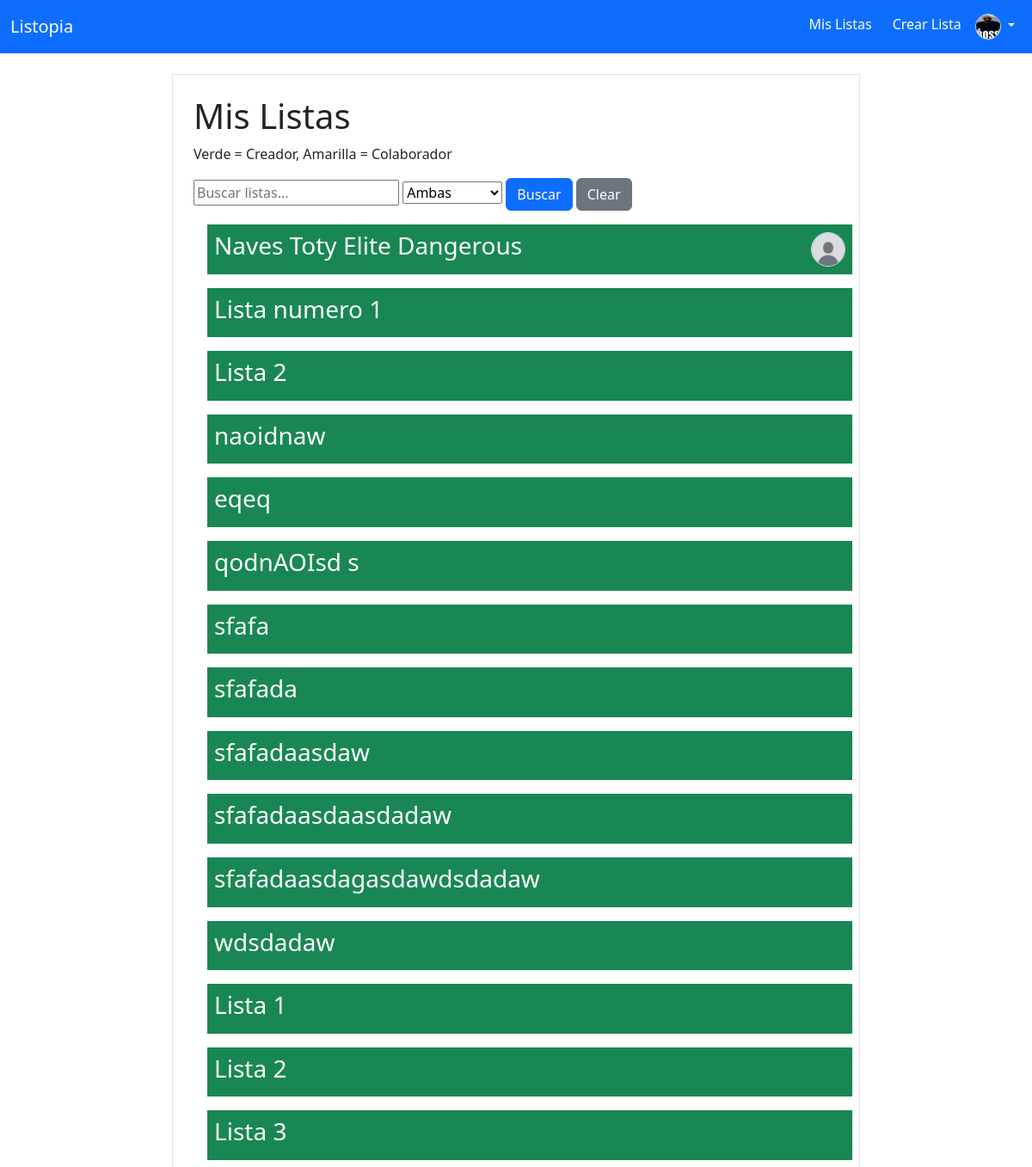
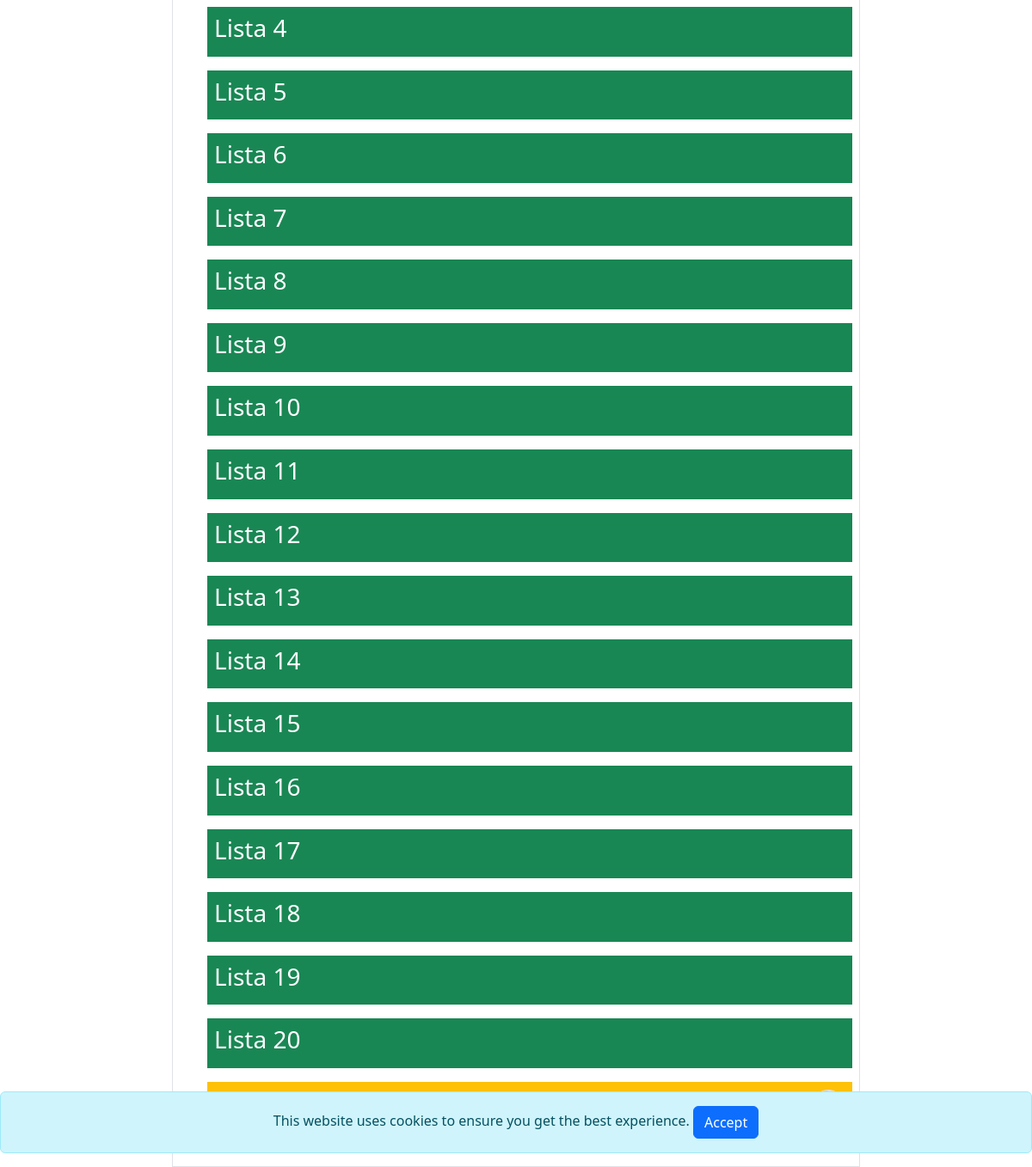
/lists/ (signed in), run on the app's committed database (2 pictures, top to bottom).
### auth_app/models.py (models this page shows, shortened)
class Profile(models.Model):
    user = models.OneToOneField(User, on_delete=models.CASCADE)
    description = models.TextField()
    pic = models.ImageField(upload_to='profile_pics', blank=True, null=True)

### lists/models.py (models this page shows, shortened)
class List(models.Model):
    name = models.CharField(max_length=50)
    description = models.CharField(max_length=256)
    creator = models.ForeignKey(User, on_delete=models.CASCADE, related_name="created_lists")
    created_on = models.DateTimeField(auto_now_add=True)
    collaborators = models.ManyToManyField(User, related_name="collaborated_lists", blank=True)
    is_public = models.BooleanField(default=False)

### lists/views.py (the view)
# urls.py: path('', views.lists, name='lists'),
@login_required
def lists(request):
    search_query = request.GET.get('search', '')
    filter_type = request.GET.get('filter', 'both')
    if filter_type == 'creator':
        lists = List.objects.filter(creator=request.user, name__icontains=search_query).order_by('created_on').distinct()
    elif filter_type == 'collaborator':
        lists = List.objects.filter(collaborators=request.user, name__icontains=search_query).order_by('created_on').distinct()
    else:
        lists = List.objects.filter(
            (Q(creator=request.user) | Q(collaborators=request.user)) & Q(name__icontains=search_query)
        ).order_by('created_on').distinct()
    return render(request, 'lists.html', {
        'title': 'Lists',
        'lists': lists,
        'search_query': search_query,
        'filter_type': filter_type
    })

### lists/templates/lists.html (shortened to what this page needs)
{% extends 'base.html' %}
{% block content %}
<div class="container col-12 col-md-10 col-lg-8 border p-4 mx-auto mt-4 text-white">
    <h1 class="text-dark">Mis Listas</h1>
    <p class="text-dark">Verde = Creador, Amarilla = Colaborador</p>
    <form method="GET" action="{% url 'lists' %}">
        <input type="text" name="search" placeholder="Buscar listas..." value="{{ search_query }}">
        <select name="filter">
            <option value="both" {% if filter_type == 'both' %}selected{% endif %}>Ambas</option>
        </select>
        <button type="submit" class="btn btn-primary">Buscar</button>
        <a href="{% url 'lists' %}" class="btn btn-secondary">Clear</a>
    </form>
    {% if lists %}
        {% for list in lists %}
        {% if request.user == list.creator %}
        <div class="container bg-success p-2 m-3 list-item" onclick="location.href='{% url 'list_details' list.id %}'">
        {% else %}
        <div class="container bg-warning p-2 m-3 list-item" onclick="location.href='{% url 'list_details' list.id %}'">
        {% endif %}
            <div class="d-flex justify-content-between align-items-center">
                <h3>{{list.name}}</h3>
                <div>
                    {% for collaborator in list.collaborators.all %}
                    <a href="{% url 'user_details' collaborator.username %}" title="{{collaborator.username}}">
                        <img src="../media/{{ collaborator.profile.pic }}" class="rounded-circle border" alt="{{collaborator.username}}" style="width: 40px; height: 40px;">
                    </a>
                    {% endfor %}
                </div>
            </div>
        </div>
        {% endfor %}
    {% else %}
        <p class="text-dark">No se encontraron listas con el término buscado.</p>
    {% endif %}
</div>
{% endblock %}

### auth_app/templates/base.html (shortened to what this page needs)
<!DOCTYPE html>
<html lang="en">
<head>
    <link href="https://cdn.jsdelivr.net/npm/bootstrap@5.3.3/dist/css/bootstrap.min.css" rel="stylesheet">
</head>
<body>
    <nav class="navbar navbar-expand-lg bg-primary navbar-dark">
        <div class="container-fluid">
            <a class="navbar-brand" href="{% url 'home' %}">Listopia</a>
            <div class="collapse navbar-collapse" id="navbarNav">
                <ul class="navbar-nav ms-auto">
                    {% if user.is_authenticated %}
                        <li class="nav-item">
                            <a class="nav-link text-white" href="{% url 'lists' %}">Mis Listas</a>
                        </li>
                        <li class="nav-item">
                            <a class="nav-link text-white" href="{% url 'create_list' %}">Crear Lista</a>
                        </li>
                        <li class="nav-item dropdown">
                            <a class="nav-link dropdown-toggle text-white" href="#" id="navbarDropdown" role="button" data-bs-toggle="dropdown" aria-expanded="false">
                                <img src="../../media/{{ user.profile.pic }}" class="rounded-circle border" alt="{{user.username}}" style="width: 30px; height: 30px;"></i>
                            </a>
                        </li>
                    {% endif %}
                </ul>
            </div>
        </div>
    </nav>
    <div id="cookie-banner" class="alert alert-info text-center fixed-bottom" style="display: none;">
        This website uses cookies to ensure you get the best experience.
        <button id="accept-cookies" class="btn btn-primary">Accept</button>
    </div>
    {% block content %}
    {% endblock %}
</body>
</html>

### lists/templates/lists.html (style rules this page uses)
.list-item { cursor: pointer; transition: transform 0.2s; }

### data on the page
List: name "Naves Toty Elite Dangerous"
List: name "Lista numero 1"
List: name "Lista 2"
List: name "naoidnaw"
List: name "eqeq"
List: name "qodnAOIsd s"
List: name "sfafa"
List: name "sfafada"
List: name "sfafadaasdaw"
List: name "sfafadaasdaasdadaw"
List: name "sfafadaasdagasdawdsdadaw"
List: name "wdsdadaw"
List: name "Lista 1"
List: name "Lista 2"
List: name "Lista 3"
List: name "Lista 4"
List: name "Lista 5"
List: name "Lista 6"
List: name "Lista 7"
List: name "Lista 8"
List: name "Lista 9"
List: name "Lista 10"
List: name "Lista 11"
List: name "Lista 12"
List: name "Lista 13"
List: name "Lista 14"
List: name "Lista 15"
List: name "Lista 16"
List: name "Lista 17"
List: name "Lista 18"
List: name "Lista 19"
List: name "Lista 20"
